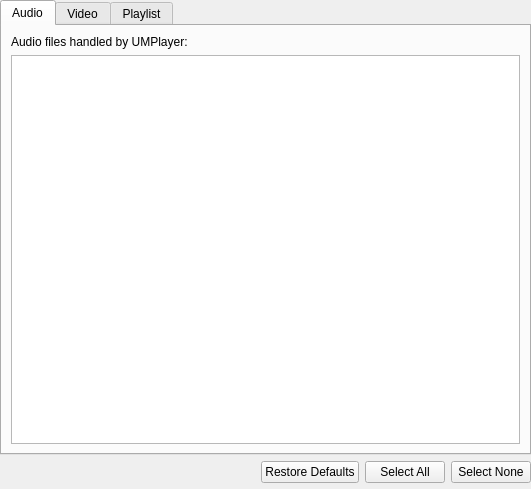
<?xml version="1.0" encoding="UTF-8"?>
<ui version="4.0">
 <class>PrefAssociations</class>
 <widget class="QWidget" name="PrefAssociations">
  <property name="geometry">
   <rect>
    <x>0</x>
    <y>0</y>
    <width>531</width>
    <height>489</height>
   </rect>
  </property>
  <layout class="QVBoxLayout" name="verticalLayout_4">
   <property name="leftMargin">
    <number>0</number>
   </property>
   <property name="topMargin">
    <number>0</number>
   </property>
   <property name="rightMargin">
    <number>0</number>
   </property>
   <property name="bottomMargin">
    <number>6</number>
   </property>
   <item>
    <widget class="QTabWidget" name="tabWidget">
     <property name="currentIndex">
      <number>0</number>
     </property>
     <widget class="QWidget" name="tab_2">
      <attribute name="title">
       <string>Audio</string>
      </attribute>
      <layout class="QVBoxLayout" name="verticalLayout">
       <item>
        <widget class="QLabel" name="textLabel">
         <property name="text">
          <string>Audio files handled by UMPlayer:</string>
         </property>
         <property name="alignment">
          <set>Qt::AlignVCenter</set>
         </property>
         <property name="wordWrap">
          <bool>true</bool>
         </property>
        </widget>
       </item>
       <item>
        <widget class="QListWidget" name="listWidgetAudio">
         <property name="editTriggers">
          <set>QAbstractItemView::DoubleClicked|QAbstractItemView::EditKeyPressed</set>
         </property>
         <property name="selectionMode">
          <enum>QAbstractItemView::MultiSelection</enum>
         </property>
         <property name="viewMode">
          <enum>QListView::ListMode</enum>
         </property>
         <property name="uniformItemSizes">
          <bool>true</bool>
         </property>
         <property name="sortingEnabled">
          <bool>true</bool>
         </property>
        </widget>
       </item>
      </layout>
     </widget>
     <widget class="QWidget" name="tab">
      <attribute name="title">
       <string>Video</string>
      </attribute>
      <layout class="QVBoxLayout" name="verticalLayout_2">
       <item>
        <widget class="QLabel" name="textLabel_2">
         <property name="text">
          <string>Video files handled by UMPlayer:</string>
         </property>
         <property name="alignment">
          <set>Qt::AlignVCenter</set>
         </property>
         <property name="wordWrap">
          <bool>true</bool>
         </property>
        </widget>
       </item>
       <item>
        <widget class="QListWidget" name="listWidgetVideo">
         <property name="editTriggers">
          <set>QAbstractItemView::DoubleClicked|QAbstractItemView::EditKeyPressed</set>
         </property>
         <property name="selectionMode">
          <enum>QAbstractItemView::MultiSelection</enum>
         </property>
         <property name="viewMode">
          <enum>QListView::ListMode</enum>
         </property>
         <property name="uniformItemSizes">
          <bool>true</bool>
         </property>
         <property name="sortingEnabled">
          <bool>true</bool>
         </property>
        </widget>
       </item>
      </layout>
     </widget>
     <widget class="QWidget" name="tab_3">
      <attribute name="title">
       <string>Playlist</string>
      </attribute>
      <layout class="QVBoxLayout" name="verticalLayout_3">
       <item>
        <widget class="QLabel" name="textLabel_3">
         <property name="text">
          <string>Playlist files handled by UMPlayer:</string>
         </property>
         <property name="alignment">
          <set>Qt::AlignVCenter</set>
         </property>
         <property name="wordWrap">
          <bool>true</bool>
         </property>
        </widget>
       </item>
       <item>
        <widget class="QListWidget" name="listWidgetPlaylist">
         <property name="editTriggers">
          <set>QAbstractItemView::DoubleClicked|QAbstractItemView::EditKeyPressed</set>
         </property>
         <property name="selectionMode">
          <enum>QAbstractItemView::MultiSelection</enum>
         </property>
         <property name="viewMode">
          <enum>QListView::ListMode</enum>
         </property>
         <property name="uniformItemSizes">
          <bool>true</bool>
         </property>
         <property name="sortingEnabled">
          <bool>true</bool>
         </property>
        </widget>
       </item>
      </layout>
     </widget>
    </widget>
   </item>
   <item>
    <layout class="QHBoxLayout">
     <property name="spacing">
      <number>6</number>
     </property>
     <property name="margin">
      <number>0</number>
     </property>
     <item>
      <spacer>
       <property name="orientation">
        <enum>Qt::Horizontal</enum>
       </property>
       <property name="sizeHint" stdset="0">
        <size>
         <width>311</width>
         <height>20</height>
        </size>
       </property>
      </spacer>
     </item>
     <item>
      <widget class="QPushButton" name="restoreDefaults">
       <property name="text">
        <string>Restore Defaults</string>
       </property>
      </widget>
     </item>
     <item>
      <widget class="QPushButton" name="selectAll">
       <property name="text">
        <string>Select All</string>
       </property>
      </widget>
     </item>
     <item>
      <widget class="QPushButton" name="selectNone">
       <property name="text">
        <string>Select None</string>
       </property>
      </widget>
     </item>
    </layout>
   </item>
  </layout>
 </widget>
 <resources/>
 <connections/>
</ui>
